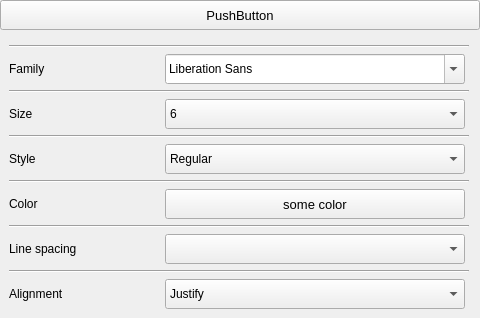
<?xml version="1.0" encoding="UTF-8"?>
<ui version="4.0">
 <class>Settings_ReaderLayoutStyle</class>
 <widget class="QWidget" name="Settings_ReaderLayoutStyle">
  <property name="geometry">
   <rect>
    <x>0</x>
    <y>0</y>
    <width>480</width>
    <height>318</height>
   </rect>
  </property>
  <property name="sizePolicy">
   <sizepolicy hsizetype="Preferred" vsizetype="Fixed">
    <horstretch>0</horstretch>
    <verstretch>0</verstretch>
   </sizepolicy>
  </property>
  <property name="windowTitle">
   <string>Form</string>
  </property>
  <layout class="QVBoxLayout" name="verticalLayout">
   <property name="leftMargin">
    <number>0</number>
   </property>
   <property name="topMargin">
    <number>0</number>
   </property>
   <property name="rightMargin">
    <number>0</number>
   </property>
   <property name="bottomMargin">
    <number>0</number>
   </property>
   <item>
    <widget class="QPushButton" name="ShowButton">
     <property name="minimumSize">
      <size>
       <width>250</width>
       <height>30</height>
      </size>
     </property>
     <property name="maximumSize">
      <size>
       <width>480</width>
       <height>30</height>
      </size>
     </property>
     <property name="font">
      <font>
       <pointsize>10</pointsize>
      </font>
     </property>
     <property name="text">
      <string>PushButton</string>
     </property>
    </widget>
   </item>
   <item>
    <widget class="QWidget" name="StyleWidget" native="true">
     <layout class="QFormLayout" name="formLayout">
      <item row="0" column="0" colspan="2">
       <widget class="Line" name="line_17">
        <property name="maximumSize">
         <size>
          <width>460</width>
          <height>10</height>
         </size>
        </property>
        <property name="orientation">
         <enum>Qt::Horizontal</enum>
        </property>
       </widget>
      </item>
      <item row="1" column="0">
       <widget class="QLabel" name="Family">
        <property name="minimumSize">
         <size>
          <width>150</width>
          <height>30</height>
         </size>
        </property>
        <property name="maximumSize">
         <size>
          <width>150</width>
          <height>30</height>
         </size>
        </property>
        <property name="text">
         <string>Family</string>
        </property>
       </widget>
      </item>
      <item row="1" column="1">
       <widget class="QFontComboBox" name="NameBox">
        <property name="minimumSize">
         <size>
          <width>200</width>
          <height>30</height>
         </size>
        </property>
        <property name="maximumSize">
         <size>
          <width>300</width>
          <height>30</height>
         </size>
        </property>
        <property name="frame">
         <bool>true</bool>
        </property>
       </widget>
      </item>
      <item row="2" column="0" colspan="2">
       <widget class="Line" name="line_22">
        <property name="maximumSize">
         <size>
          <width>460</width>
          <height>10</height>
         </size>
        </property>
        <property name="orientation">
         <enum>Qt::Horizontal</enum>
        </property>
       </widget>
      </item>
      <item row="3" column="0">
       <widget class="QLabel" name="Size">
        <property name="minimumSize">
         <size>
          <width>150</width>
          <height>30</height>
         </size>
        </property>
        <property name="maximumSize">
         <size>
          <width>150</width>
          <height>30</height>
         </size>
        </property>
        <property name="text">
         <string>Size</string>
        </property>
       </widget>
      </item>
      <item row="3" column="1">
       <widget class="QComboBox" name="SizeBox">
        <property name="minimumSize">
         <size>
          <width>200</width>
          <height>30</height>
         </size>
        </property>
        <property name="maximumSize">
         <size>
          <width>300</width>
          <height>30</height>
         </size>
        </property>
        <item>
         <property name="text">
          <string>6</string>
         </property>
        </item>
        <item>
         <property name="text">
          <string>7</string>
         </property>
        </item>
        <item>
         <property name="text">
          <string>8</string>
         </property>
        </item>
        <item>
         <property name="text">
          <string>9</string>
         </property>
        </item>
        <item>
         <property name="text">
          <string>10</string>
         </property>
        </item>
        <item>
         <property name="text">
          <string>11</string>
         </property>
        </item>
        <item>
         <property name="text">
          <string>12</string>
         </property>
        </item>
        <item>
         <property name="text">
          <string>13</string>
         </property>
        </item>
        <item>
         <property name="text">
          <string>14</string>
         </property>
        </item>
        <item>
         <property name="text">
          <string>15</string>
         </property>
        </item>
        <item>
         <property name="text">
          <string>16</string>
         </property>
        </item>
        <item>
         <property name="text">
          <string>17</string>
         </property>
        </item>
        <item>
         <property name="text">
          <string>18</string>
         </property>
        </item>
        <item>
         <property name="text">
          <string>19</string>
         </property>
        </item>
        <item>
         <property name="text">
          <string>20</string>
         </property>
        </item>
        <item>
         <property name="text">
          <string>21</string>
         </property>
        </item>
        <item>
         <property name="text">
          <string>22</string>
         </property>
        </item>
        <item>
         <property name="text">
          <string>24</string>
         </property>
        </item>
        <item>
         <property name="text">
          <string>26</string>
         </property>
        </item>
        <item>
         <property name="text">
          <string>27</string>
         </property>
        </item>
        <item>
         <property name="text">
          <string>28</string>
         </property>
        </item>
        <item>
         <property name="text">
          <string>29</string>
         </property>
        </item>
        <item>
         <property name="text">
          <string>30</string>
         </property>
        </item>
        <item>
         <property name="text">
          <string>31</string>
         </property>
        </item>
        <item>
         <property name="text">
          <string>32</string>
         </property>
        </item>
        <item>
         <property name="text">
          <string>33</string>
         </property>
        </item>
        <item>
         <property name="text">
          <string>34</string>
         </property>
        </item>
        <item>
         <property name="text">
          <string>35</string>
         </property>
        </item>
        <item>
         <property name="text">
          <string>36</string>
         </property>
        </item>
        <item>
         <property name="text">
          <string>37</string>
         </property>
        </item>
        <item>
         <property name="text">
          <string>38</string>
         </property>
        </item>
        <item>
         <property name="text">
          <string>39</string>
         </property>
        </item>
        <item>
         <property name="text">
          <string>40</string>
         </property>
        </item>
        <item>
         <property name="text">
          <string>41</string>
         </property>
        </item>
        <item>
         <property name="text">
          <string>42</string>
         </property>
        </item>
        <item>
         <property name="text">
          <string>43</string>
         </property>
        </item>
        <item>
         <property name="text">
          <string>44</string>
         </property>
        </item>
        <item>
         <property name="text">
          <string>45</string>
         </property>
        </item>
        <item>
         <property name="text">
          <string>46</string>
         </property>
        </item>
        <item>
         <property name="text">
          <string>47</string>
         </property>
        </item>
        <item>
         <property name="text">
          <string>48</string>
         </property>
        </item>
        <item>
         <property name="text">
          <string>49</string>
         </property>
        </item>
        <item>
         <property name="text">
          <string>50</string>
         </property>
        </item>
        <item>
         <property name="text">
          <string>51</string>
         </property>
        </item>
        <item>
         <property name="text">
          <string>52</string>
         </property>
        </item>
        <item>
         <property name="text">
          <string>53</string>
         </property>
        </item>
        <item>
         <property name="text">
          <string>54</string>
         </property>
        </item>
        <item>
         <property name="text">
          <string>55</string>
         </property>
        </item>
        <item>
         <property name="text">
          <string>56</string>
         </property>
        </item>
        <item>
         <property name="text">
          <string>57</string>
         </property>
        </item>
        <item>
         <property name="text">
          <string>58</string>
         </property>
        </item>
        <item>
         <property name="text">
          <string>59</string>
         </property>
        </item>
        <item>
         <property name="text">
          <string>60</string>
         </property>
        </item>
        <item>
         <property name="text">
          <string>61</string>
         </property>
        </item>
        <item>
         <property name="text">
          <string>62</string>
         </property>
        </item>
        <item>
         <property name="text">
          <string>63</string>
         </property>
        </item>
        <item>
         <property name="text">
          <string>64</string>
         </property>
        </item>
        <item>
         <property name="text">
          <string>65</string>
         </property>
        </item>
        <item>
         <property name="text">
          <string>66</string>
         </property>
        </item>
        <item>
         <property name="text">
          <string>67</string>
         </property>
        </item>
        <item>
         <property name="text">
          <string>68</string>
         </property>
        </item>
        <item>
         <property name="text">
          <string>69</string>
         </property>
        </item>
        <item>
         <property name="text">
          <string>70</string>
         </property>
        </item>
        <item>
         <property name="text">
          <string>71</string>
         </property>
        </item>
        <item>
         <property name="text">
          <string>72</string>
         </property>
        </item>
        <item>
         <property name="text">
          <string>73</string>
         </property>
        </item>
        <item>
         <property name="text">
          <string>74</string>
         </property>
        </item>
        <item>
         <property name="text">
          <string>75</string>
         </property>
        </item>
        <item>
         <property name="text">
          <string>76</string>
         </property>
        </item>
       </widget>
      </item>
      <item row="4" column="0" colspan="2">
       <widget class="Line" name="line_18">
        <property name="maximumSize">
         <size>
          <width>460</width>
          <height>10</height>
         </size>
        </property>
        <property name="orientation">
         <enum>Qt::Horizontal</enum>
        </property>
       </widget>
      </item>
      <item row="5" column="0">
       <widget class="QLabel" name="Style">
        <property name="minimumSize">
         <size>
          <width>150</width>
          <height>30</height>
         </size>
        </property>
        <property name="maximumSize">
         <size>
          <width>150</width>
          <height>30</height>
         </size>
        </property>
        <property name="text">
         <string>Style</string>
        </property>
       </widget>
      </item>
      <item row="5" column="1">
       <widget class="QComboBox" name="TextStyleBox">
        <property name="minimumSize">
         <size>
          <width>200</width>
          <height>30</height>
         </size>
        </property>
        <property name="maximumSize">
         <size>
          <width>300</width>
          <height>30</height>
         </size>
        </property>
        <item>
         <property name="text">
          <string>Regular</string>
         </property>
        </item>
        <item>
         <property name="text">
          <string>Bold</string>
         </property>
        </item>
        <item>
         <property name="text">
          <string>Italic</string>
         </property>
        </item>
        <item>
         <property name="text">
          <string>Bold &amp; Italic</string>
         </property>
        </item>
       </widget>
      </item>
      <item row="6" column="0" colspan="2">
       <widget class="Line" name="line_19">
        <property name="maximumSize">
         <size>
          <width>460</width>
          <height>10</height>
         </size>
        </property>
        <property name="orientation">
         <enum>Qt::Horizontal</enum>
        </property>
       </widget>
      </item>
      <item row="7" column="0">
       <widget class="QLabel" name="Color">
        <property name="minimumSize">
         <size>
          <width>150</width>
          <height>30</height>
         </size>
        </property>
        <property name="maximumSize">
         <size>
          <width>150</width>
          <height>30</height>
         </size>
        </property>
        <property name="text">
         <string>Color</string>
        </property>
       </widget>
      </item>
      <item row="7" column="1">
       <widget class="QPushButton" name="ColorBox">
        <property name="minimumSize">
         <size>
          <width>200</width>
          <height>30</height>
         </size>
        </property>
        <property name="maximumSize">
         <size>
          <width>300</width>
          <height>30</height>
         </size>
        </property>
        <property name="font">
         <font>
          <pointsize>10</pointsize>
         </font>
        </property>
        <property name="text">
         <string>some color</string>
        </property>
       </widget>
      </item>
      <item row="8" column="0" colspan="2">
       <widget class="Line" name="line_20">
        <property name="maximumSize">
         <size>
          <width>460</width>
          <height>10</height>
         </size>
        </property>
        <property name="orientation">
         <enum>Qt::Horizontal</enum>
        </property>
       </widget>
      </item>
      <item row="9" column="0">
       <widget class="QLabel" name="LineSpacing">
        <property name="minimumSize">
         <size>
          <width>150</width>
          <height>30</height>
         </size>
        </property>
        <property name="maximumSize">
         <size>
          <width>150</width>
          <height>30</height>
         </size>
        </property>
        <property name="text">
         <string>Line spacing</string>
        </property>
       </widget>
      </item>
      <item row="9" column="1">
       <widget class="QComboBox" name="LineSpacingBox">
        <property name="minimumSize">
         <size>
          <width>200</width>
          <height>30</height>
         </size>
        </property>
        <property name="maximumSize">
         <size>
          <width>300</width>
          <height>30</height>
         </size>
        </property>
       </widget>
      </item>
      <item row="10" column="0" colspan="2">
       <widget class="Line" name="line_21">
        <property name="maximumSize">
         <size>
          <width>460</width>
          <height>10</height>
         </size>
        </property>
        <property name="orientation">
         <enum>Qt::Horizontal</enum>
        </property>
       </widget>
      </item>
      <item row="11" column="0">
       <widget class="QLabel" name="Alignment">
        <property name="minimumSize">
         <size>
          <width>150</width>
          <height>30</height>
         </size>
        </property>
        <property name="maximumSize">
         <size>
          <width>150</width>
          <height>30</height>
         </size>
        </property>
        <property name="text">
         <string>Alignment</string>
        </property>
       </widget>
      </item>
      <item row="11" column="1">
       <widget class="QComboBox" name="AlignmentBox">
        <property name="minimumSize">
         <size>
          <width>200</width>
          <height>30</height>
         </size>
        </property>
        <property name="maximumSize">
         <size>
          <width>300</width>
          <height>30</height>
         </size>
        </property>
        <item>
         <property name="text">
          <string>Justify</string>
         </property>
        </item>
        <item>
         <property name="text">
          <string>Left</string>
         </property>
        </item>
        <item>
         <property name="text">
          <string>Right</string>
         </property>
        </item>
        <item>
         <property name="text">
          <string>Center</string>
         </property>
        </item>
       </widget>
      </item>
     </layout>
    </widget>
   </item>
  </layout>
 </widget>
 <resources/>
 <connections/>
</ui>
